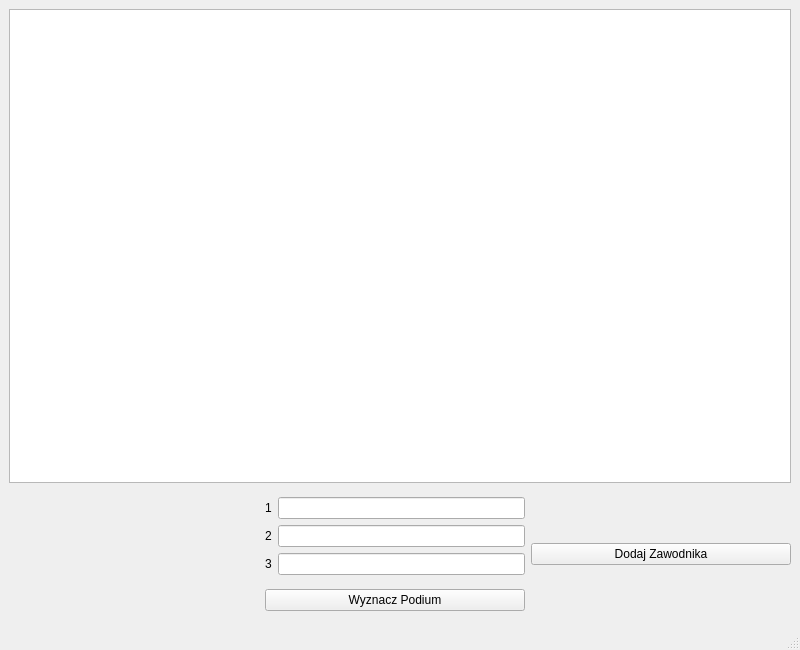
<?xml version="1.0" encoding="UTF-8"?>
<ui version="4.0">
 <class>MainWindow</class>
 <widget class="QMainWindow" name="MainWindow">
  <property name="geometry">
   <rect>
    <x>0</x>
    <y>0</y>
    <width>800</width>
    <height>650</height>
   </rect>
  </property>
  <property name="windowTitle">
   <string>MainWindow</string>
  </property>
  <widget class="QWidget" name="centralwidget">
   <layout class="QGridLayout" name="gridLayout">
    <item row="0" column="0">
     <layout class="QVBoxLayout" name="verticalLayout_4">
      <item>
       <widget class="QTableWidget" name="tableWidget"/>
      </item>
      <item>
       <layout class="QHBoxLayout" name="horizontalLayout_2" stretch="3,3,3">
        <item>
         <widget class="QLabel" name="logo">
          <property name="minimumSize">
           <size>
            <width>250</width>
            <height>130</height>
           </size>
          </property>
          <property name="maximumSize">
           <size>
            <width>250</width>
            <height>130</height>
           </size>
          </property>
          <property name="text">
           <string/>
          </property>
         </widget>
        </item>
        <item>
         <layout class="QVBoxLayout" name="verticalLayout_3">
          <item>
           <layout class="QHBoxLayout" name="horizontalLayout">
            <item>
             <layout class="QVBoxLayout" name="verticalLayout_2">
              <item>
               <widget class="QLabel" name="label_2">
                <property name="text">
                 <string>1</string>
                </property>
               </widget>
              </item>
              <item>
               <widget class="QLabel" name="label_3">
                <property name="text">
                 <string>2</string>
                </property>
               </widget>
              </item>
              <item>
               <widget class="QLabel" name="label_4">
                <property name="text">
                 <string>3</string>
                </property>
               </widget>
              </item>
             </layout>
            </item>
            <item>
             <layout class="QVBoxLayout" name="verticalLayout">
              <item>
               <widget class="QLineEdit" name="pierwszeMiejsce"/>
              </item>
              <item>
               <widget class="QLineEdit" name="Drugiemiejsce"/>
              </item>
              <item>
               <widget class="QLineEdit" name="trzecieMiejsce"/>
              </item>
             </layout>
            </item>
           </layout>
          </item>
          <item>
           <widget class="QPushButton" name="Podium">
            <property name="text">
             <string>Wyznacz Podium</string>
            </property>
           </widget>
          </item>
         </layout>
        </item>
        <item>
         <widget class="QPushButton" name="DodajZawodnika">
          <property name="text">
           <string>Dodaj Zawodnika</string>
          </property>
         </widget>
        </item>
       </layout>
      </item>
     </layout>
    </item>
   </layout>
  </widget>
  <widget class="QMenuBar" name="menubar">
   <property name="geometry">
    <rect>
     <x>0</x>
     <y>0</y>
     <width>800</width>
     <height>21</height>
    </rect>
   </property>
  </widget>
  <widget class="QStatusBar" name="statusbar"/>
 </widget>
 <resources/>
 <connections/>
</ui>
